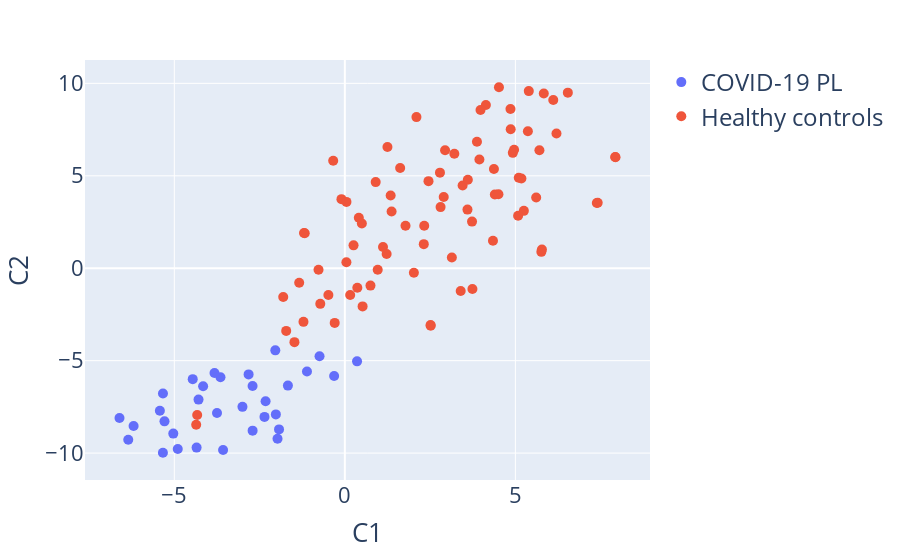

Write notebook code for a chart like this one.
### Code cell
perform_tSNE(pl_mynorm, path="../Plots/PL_kohort_tSNE.jpg")

### Figure 1 — Plotly figure (JSON) as saved in the notebook; plotly's stock layout.template omitted (floating-point values rounded to 4 significant figures)
{"data": [{"hovertemplate": "<b>%{hovertext}</b><br><br>POI=COVID-19 PL<br>C1=%{x}<br>C2=%{y}<extra></extra>", "hovertext": ["P10", "P11", "P32", "P34", "P38", "P45", "P47", "P54", "P57", "P58", "P59", "P63", "P64", "P65", "P66", "P71", "P73", "P78", "P85", "P86", "P87", "P88", "P98", "P100", "P101", "P102", "P103", "P104", "P105", "P106", "P108", "P111"], "legendgroup": "COVID-19 PL", "marker": {"color": "#636efa", "size": 10, "symbol": "circle"}, "mode": "markers", "name": "COVID-19 PL", "orientation": "v", "showlegend": true, "type": "scatter", "x": [-0.7419, -5.288, -4.46, -5.423, -3.646, -6.193, -6.607, -6.35, -3.749, -4.898, -4.29, -3.821, -4.155, -5.334, -5.03, -5.333, 0.3581, -2.039, -0.3141, -2.822, -2.705, -3.569, -2.323, -3.002, -1.974, -2.704, -1.93, -2.022, -2.355, -1.669, -1.11, -4.346], "xaxis": "x", "y": [-4.765, -8.283, -5.999, -7.705, -5.895, -8.535, -8.101, -9.278, -7.835, -9.777, -7.106, -5.669, -6.387, -9.981, -8.945, -6.78, -5.037, -4.443, -5.828, -5.744, -6.373, -9.828, -7.195, -7.499, -9.228, -8.785, -8.718, -7.907, -8.041, -6.349, -5.586, -9.703], "yaxis": "y"}, {"hovertemplate": "<b>%{hovertext}</b><br><br>POI=Healthy controls<br>C1=%{x}<br>C2=%{y}<extra></extra>", "hovertext": ["HB_Control_0", "HB_Control_1", "HB_Control_2", "HB_Control_3", "HB_Control_4", "HB_Control_5", "HB_Control_6", "HB_Control_7", "HB_Control_8", "HB_Control_9", "HB_Control_10", "HB_Control_11", "HB_Control_12", "HB_Control_13", "HB_Control_14", "HB_Control_15", "HB_Control_16", "HB_Control_17", "HB_Control_18", "HB_Control_19", "HB_Control_20", "HB_Control_21", "HB_Control_22", "HB_Control_23", "HB_Control_24", "HB_Control_25", "HB_Control_26", "HB_Control_27", "HB_Control_28", "HB_Control_29", "HB_Control_30", "HB_Control_31", "HB_Control_32", "HB_Control_33", "HB_Control_34", "HB_Control_35", "HB_Control_36", "HB_Control_37", "HB_Control_38", "HB_Control_39", "HB_Control_40", "HB_Control_41", "HB_Control_42", "HB_Control_43", "HB_Control_44", "HB_Control_45", "HB_Control_46", "HB_Control_47", "HB_Control_48", "HB_Control_49", "HB_Control_50", "HB_Control_51", "HB_Control_52", "HB_Control_53", "HB_Control_54", "HB_Control_55", "HB_Control_56", "HB_Control_57", "HB_Control_58", "HB_Control_59", "HB_Control_60", "HB_Control_61", "HB_Control_62", "HB_Control_63", "HB_Control_64", "HB_Control_65", "HB_Control_66", "HB_Control_67", "HB_Control_68", "HB_Control_69", "HB_Control_70", "HB_Control_71", "HB_Control_72", "HB_Control_73", "HB_Control_74", "HB_Control_75", "HB_Control_76", "HB_Control_77", "HB_Control_78", "HB_Control_79", "HB_Control_80", "HB_Control_81", "HB_Control_82"], "legendgroup": "Healthy controls", "marker": {"color": "#EF553B", "size": 10, "symbol": "circle"}, "mode": "markers", "name": "Healthy controls", "orientation": "v", "showlegend": true, "type": "scatter", "x": [6.538, 6.111, 5.833, -0.7716, 5.393, 4.856, -1.806, 2.1, 4.135, 3.978, 0.3663, -1.338, 4.519, 1.249, -4.358, -4.329, -0.341, 4.343, 2.517, 2.514, 3.397, 3.74, 0.41, 0.4994, 4.925, 4.962, 2.315, 4.371, -1.176, -1.197, -0.09908, 0.04722, 1.119, 1.225, 7.935, 7.927, 2.789, 2.453, 0.9042, 3.945, -0.2974, 5.761, 5.778, 3.729, 4.863, 0.7514, 1.779, 3.453, 3.606, 2.899, 2.807, -1.719, -1.213, 1.622, 0.9639, 7.388, 7.413, 3.874, 2.327, 2.025, 3.138, 2.939, 3.21, 0.1576, -1.477, 3.596, 5.705, -0.482, -0.7201, 1.343, 1.37, 5.249, 5.08, 5.61, 0.5206, 0.04581, 6.205, 4.398, 4.503, 5.367, 0.2552, 5.099, 5.176], "xaxis": "x", "y": [9.498, 9.103, 9.456, -0.0831, 9.581, 8.612, -1.559, 8.175, 8.826, 8.563, -1.055, -0.7832, 9.789, 6.559, -8.465, -7.942, 5.811, 1.486, -3.108, -3.069, -1.229, -1.121, 2.732, 2.423, 6.241, 6.407, 1.304, 5.369, 1.891, 1.903, 3.736, 3.588, 1.146, 0.7672, 5.999, 6.021, 5.171, 4.711, 4.659, 5.885, -2.957, 0.8854, 1.013, 2.522, 7.515, -0.9388, 2.299, 4.479, 4.784, 3.853, 3.307, -3.389, -2.9, 5.424, -0.07925, 3.524, 3.538, 6.839, 2.299, -0.2468, 0.5824, 6.379, 6.189, -1.45, -3.998, 3.17, 6.377, -1.45, -1.928, 3.935, 3.067, 3.104, 2.838, 3.823, -2.064, 0.3193, 7.292, 3.992, 3.997, 7.407, 1.237, 4.893, 4.856], "yaxis": "y"}], "layout": {"autosize": true, "font": {"size": 22}, "legend": {"font": {"size": 24}, "title": {"text": ""}, "tracegroupgap": 0}, "margin": {"t": 60}, "xaxis": {"anchor": "y", "autorange": true, "domain": [0, 1], "range": [-7.634, 8.962], "title": {"text": "C1"}, "type": "linear"}, "yaxis": {"anchor": "x", "autorange": true, "domain": [0, 1], "range": [-11.59, 11.4], "title": {"text": "C2"}, "type": "linear"}}}
